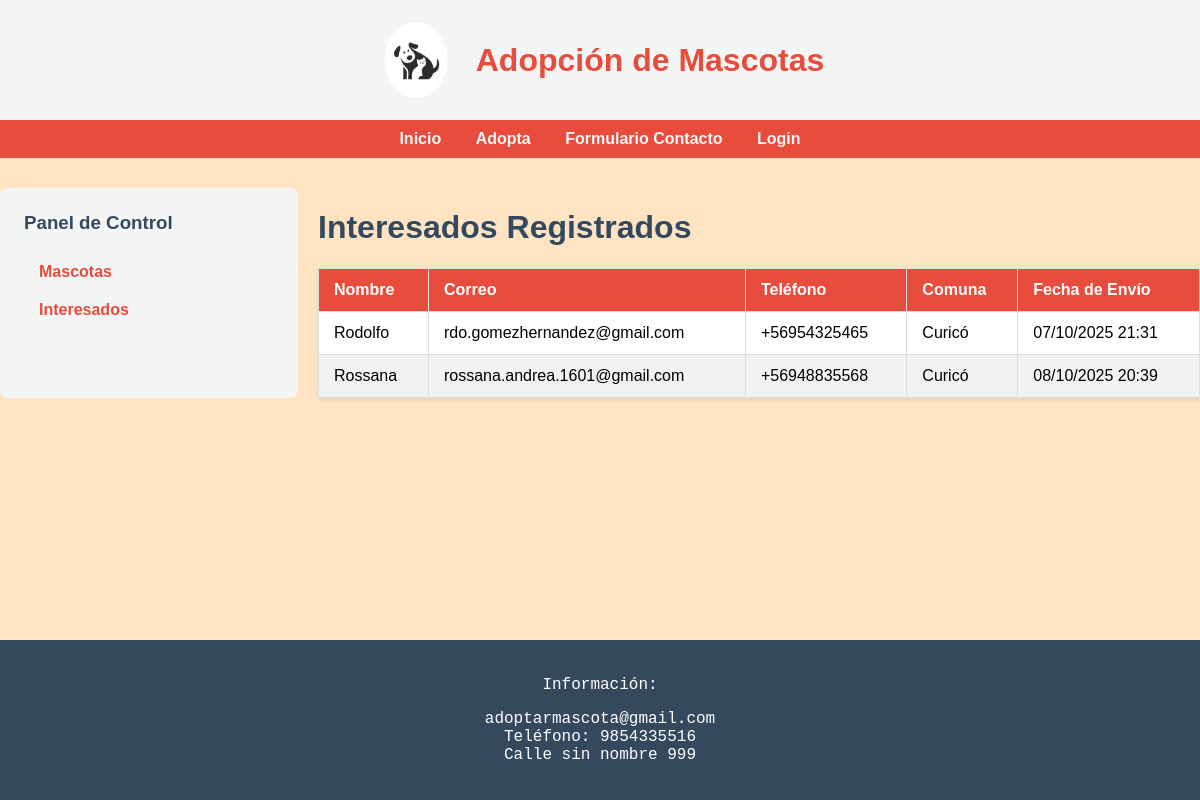
Screenshot of /dashboard/interesados/ (signed in) with the database file from the repository.
### adopta/models.py (models this page shows, shortened)
class Contacto(models.Model):
    nombre = models.CharField(max_length=100)
    correo = models.EmailField()
    telefono = models.CharField(max_length=15)
    comuna = models.CharField(max_length=100)
    fecha_envio = models.DateTimeField(auto_now_add=True) # Guarda la fecha automáticamente

### adopta/views.py (the view)
# urls.py: path('dashboard/interesados/', views.interesados_list_view, name='interesados_list'),
@login_required
def interesados_list_view(request):
    interesados = Contacto.objects.all()
    return render(request, 'adopta/dashboard/interesados_list.html', {'interesados': interesados})

### templates/adopta/dashboard/interesados_list.html (shortened to what this page needs)
{% extends 'adopta/dashboard/dashboard_base.html' %}
{% block dashboard_content %}
    <h1>Interesados Registrados</h1>
    <table class="dashboard-table">
        <thead>
            <tr>
                <th>Nombre</th>
                <th>Correo</th>
                <th>Teléfono</th>
                <th>Comuna</th>
                <th>Fecha de Envío</th>
            </tr>
        </thead>
        <tbody>
            {% for interesado in interesados %}
            <tr>
                <td>{{ interesado.nombre }}</td>
                <td>{{ interesado.correo }}</td>
                <td>{{ interesado.telefono }}</td>
                <td>{{ interesado.comuna }}</td>
                <td>{{ interesado.fecha_envio|date:"d/m/Y H:i" }}</td>
            </tr>
            {% endfor %}
        </tbody>
    </table>
{% endblock %}

### static/css/styles.css (style rules this page uses)
body { background-color: bisque; font-family: sans-serif; margin: 0; padding: 0; display: flex; flex-direction: column; min-height: 100vh; }
.dashboard-content h1 { color: #34495e; }
.dashboard-table { width: 100%; border-collapse: collapse; background-color: #fff; box-shadow: 0 2px 4px rgba(0,0,0,0.1); }
.dashboard-table th, .dashboard-table td { padding: 12px 15px; border: 1px solid #ddd; text-align: left; }
.dashboard-table th { background-color: #e74c3c; color: white; }
.dashboard-table tbody tr:nth-child(even) { background-color: #f2f2f2; }

### rows the page displays
Contacto: nombre "Rodolfo", correo "rdo.gomezhernandez@gmail.com", telefono "+56954325465", comuna "Curicó", fecha_envio "07/10/2025 21:31"
Contacto: nombre "Rossana", correo "rossana.andrea.1601@gmail.com", telefono "+56948835568", comuna "Curicó", fecha_envio "08/10/2025 20:39"
